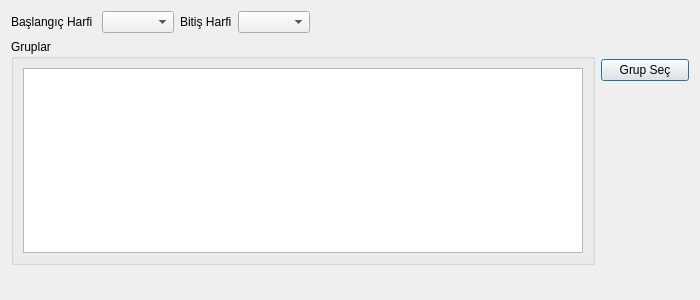
<?xml version="1.0" encoding="UTF-8"?>
<ui version="4.0">
 <class>ADRES_FIHRIST_RAPORU_BATCH</class>
 <widget class="QDialog" name="ADRES_FIHRIST_RAPORU_BATCH">
  <property name="geometry">
   <rect>
    <x>0</x>
    <y>0</y>
    <width>700</width>
    <height>300</height>
   </rect>
  </property>
  <property name="sizePolicy">
   <sizepolicy hsizetype="Expanding" vsizetype="Expanding">
    <horstretch>0</horstretch>
    <verstretch>0</verstretch>
   </sizepolicy>
  </property>
  <property name="minimumSize">
   <size>
    <width>700</width>
    <height>300</height>
   </size>
  </property>
  <property name="maximumSize">
   <size>
    <width>700</width>
    <height>300</height>
   </size>
  </property>
  <property name="windowTitle">
   <string>Fihrist Raporu</string>
  </property>
  <layout class="QGridLayout" name="gridLayout" rowstretch="1,50,1" columnstretch="10,15,2,1">
   <item row="0" column="0">
    <layout class="QHBoxLayout" name="horizontalLayout">
     <property name="sizeConstraint">
      <enum>QLayout::SetFixedSize</enum>
     </property>
     <item>
      <widget class="QLabel" name="label">
       <property name="sizePolicy">
        <sizepolicy hsizetype="Fixed" vsizetype="Fixed">
         <horstretch>0</horstretch>
         <verstretch>0</verstretch>
        </sizepolicy>
       </property>
       <property name="text">
        <string>Başlangıç Harfi </string>
       </property>
      </widget>
     </item>
     <item>
      <widget class="QComboBox" name="combo_box_baslangic">
       <property name="sizePolicy">
        <sizepolicy hsizetype="Fixed" vsizetype="Fixed">
         <horstretch>0</horstretch>
         <verstretch>0</verstretch>
        </sizepolicy>
       </property>
       <property name="sizeAdjustPolicy">
        <enum>QComboBox::AdjustToContents</enum>
       </property>
      </widget>
     </item>
     <item>
      <widget class="QLabel" name="label_2">
       <property name="sizePolicy">
        <sizepolicy hsizetype="Fixed" vsizetype="Fixed">
         <horstretch>0</horstretch>
         <verstretch>0</verstretch>
        </sizepolicy>
       </property>
       <property name="text">
        <string>Bitiş Harfi</string>
       </property>
      </widget>
     </item>
     <item>
      <widget class="QComboBox" name="combo_box_bitis">
       <property name="sizePolicy">
        <sizepolicy hsizetype="Fixed" vsizetype="Fixed">
         <horstretch>0</horstretch>
         <verstretch>0</verstretch>
        </sizepolicy>
       </property>
       <property name="sizeAdjustPolicy">
        <enum>QComboBox::AdjustToContents</enum>
       </property>
      </widget>
     </item>
    </layout>
   </item>
   <item row="0" column="1" colspan="2">
    <spacer name="horizontalSpacer">
     <property name="orientation">
      <enum>Qt::Horizontal</enum>
     </property>
     <property name="sizeHint" stdset="0">
      <size>
       <width>148</width>
       <height>18</height>
      </size>
     </property>
    </spacer>
   </item>
   <item row="0" column="3">
    <spacer name="horizontalSpacer_3">
     <property name="orientation">
      <enum>Qt::Horizontal</enum>
     </property>
     <property name="sizeType">
      <enum>QSizePolicy::Fixed</enum>
     </property>
     <property name="sizeHint" stdset="0">
      <size>
       <width>88</width>
       <height>18</height>
      </size>
     </property>
    </spacer>
   </item>
   <item row="1" column="0" colspan="3">
    <widget class="QGroupBox" name="groupBox">
     <property name="sizePolicy">
      <sizepolicy hsizetype="Expanding" vsizetype="Expanding">
       <horstretch>0</horstretch>
       <verstretch>0</verstretch>
      </sizepolicy>
     </property>
     <property name="title">
      <string>Gruplar</string>
     </property>
     <layout class="QGridLayout" name="gridLayout_3">
      <item row="0" column="0">
       <widget class="QTextEdit" name="text_edit_gruplar">
        <property name="maximumSize">
         <size>
          <width>16777215</width>
          <height>16777215</height>
         </size>
        </property>
        <property name="readOnly">
         <bool>true</bool>
        </property>
       </widget>
      </item>
     </layout>
    </widget>
   </item>
   <item row="1" column="3">
    <layout class="QVBoxLayout" name="verticalLayout">
     <item>
      <spacer name="horizontalSpacer_4">
       <property name="orientation">
        <enum>Qt::Horizontal</enum>
       </property>
       <property name="sizeHint" stdset="0">
        <size>
         <width>40</width>
         <height>20</height>
        </size>
       </property>
      </spacer>
     </item>
     <item>
      <widget class="QPushButton" name="push_button_grup_ekle">
       <property name="maximumSize">
        <size>
         <width>97</width>
         <height>16777215</height>
        </size>
       </property>
       <property name="text">
        <string>Grup Seç</string>
       </property>
       <property name="icon">
        <iconset resource="../k9_icons.qrc">
         <normaloff>:/k9_icons/K9_ICONS/k9_grup.png</normaloff>:/k9_icons/K9_ICONS/k9_grup.png</iconset>
       </property>
      </widget>
     </item>
     <item>
      <spacer name="verticalSpacer">
       <property name="orientation">
        <enum>Qt::Vertical</enum>
       </property>
       <property name="sizeHint" stdset="0">
        <size>
         <width>20</width>
         <height>40</height>
        </size>
       </property>
      </spacer>
     </item>
    </layout>
   </item>
   <item row="2" column="0" colspan="2">
    <spacer name="horizontalSpacer_2">
     <property name="orientation">
      <enum>Qt::Horizontal</enum>
     </property>
     <property name="sizeHint" stdset="0">
      <size>
       <width>394</width>
       <height>18</height>
      </size>
     </property>
    </spacer>
   </item>
   <item row="2" column="2" colspan="2">
    <widget class="QWidget" name="widget_run_batch_button" native="true">
     <property name="sizePolicy">
      <sizepolicy hsizetype="Expanding" vsizetype="Fixed">
       <horstretch>0</horstretch>
       <verstretch>0</verstretch>
      </sizepolicy>
     </property>
     <property name="minimumSize">
      <size>
       <width>0</width>
       <height>0</height>
      </size>
     </property>
     <property name="maximumSize">
      <size>
       <width>16777215</width>
       <height>16777215</height>
      </size>
     </property>
    </widget>
   </item>
  </layout>
 </widget>
 <tabstops>
  <tabstop>combo_box_baslangic</tabstop>
  <tabstop>combo_box_bitis</tabstop>
  <tabstop>text_edit_gruplar</tabstop>
 </tabstops>
 <resources>
  <include location="../k9_icons.qrc"/>
 </resources>
 <connections/>
</ui>
